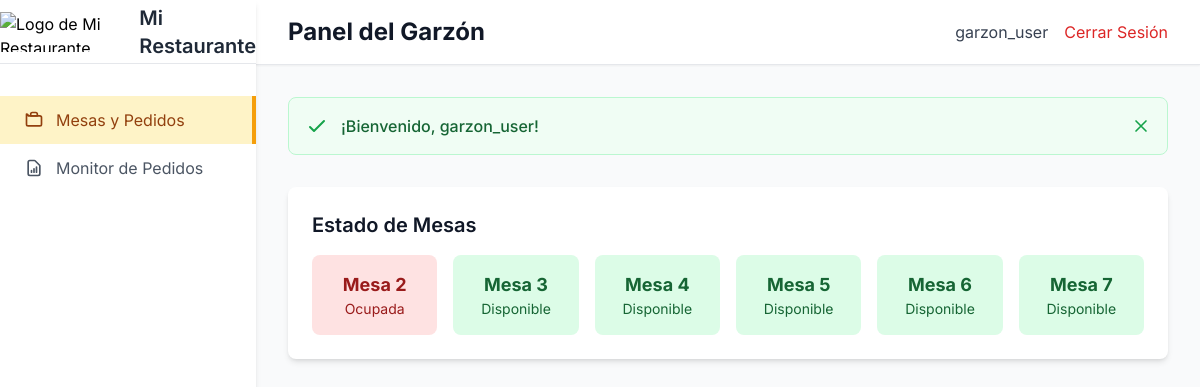
The page /restaurant/waiter-dashboard/ (signed in) on the database as committed earlier.
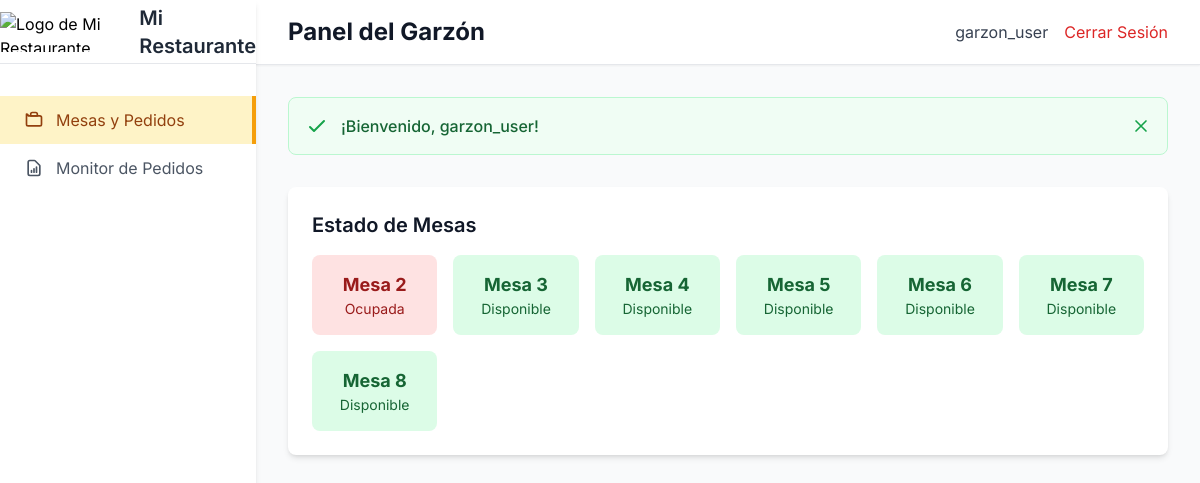
The same page on the database as committed later.
### restaurant/models.py (models this page shows, shortened)
class Table(models.Model):
    number = models.IntegerField(unique=True)
    capacity = models.IntegerField()

### restaurant/views.py (the view)
# urls.py: path('waiter-dashboard/', views.waiter_dashboard, name='waiter_dashboard'),
@login_required
@user_passes_test(lambda u: u.groups.filter(name='Garzón').exists())
def waiter_dashboard(request):
    import json
    from django.utils import timezone
    menu_items = MenuItem.objects.filter(available=True)
    categories = menu_items.values_list('category', flat=True).distinct()
    relevant_orders = Order.objects.filter(status__in=['pending', 'preparing', 'ready', 'served'])
    active_orders = relevant_orders.exclude(status='served').select_related('table').prefetch_related('orderitem_set__menu_item').order_by('created_at')
    served_orders = Order.objects.filter(status='served').order_by('-created_at')
    order_prefetch = Prefetch('order_set', queryset=relevant_orders.order_by('created_at'), to_attr='relevant_orders')
    tables = Table.objects.prefetch_related(order_prefetch).all()
    for table in tables:
        table.is_available = not relevant_orders.filter(table=table).exists()
        table.current_order = relevant_orders.filter(table=table).first() if not table.is_available else None
    user_role = request.user.groups.first().name if request.user.groups.exists() else None
    menu_items_json = json.dumps([{'id': item.id, 'name': item.name, 'price': float(item.price)} for item in menu_items])
    return render(request, 'restaurant/waiter_dashboard.html', {
        'tables': tables,
        'active_orders': active_orders,
        'served_orders': served_orders,
        'menu_items': menu_items,
        'categories': categories,
        'menu_items_json': menu_items_json,
        'user_role': user_role,
    })

### restaurant/models.py (called while the page is built)
    @property
    def status_class(self):
        return {
            'pending': 'bg-gray-100 text-gray-800',
            'preparing': 'bg-yellow-100 text-yellow-800',
            'ready': 'bg-green-100 text-green-800',
            'served': 'bg-blue-100 text-blue-800',
            'paid': 'bg-indigo-100 text-indigo-800',
            'cancelled': 'bg-red-100 text-red-800',
        }.get(self.status, 'bg-gray-100 text-gray-800')

### restaurant/templates/restaurant/waiter_dashboard.html (shortened to what the changed rows need)
<!DOCTYPE html>
<html lang="es">
<head>
    {% load static %}
    <script src="https://cdn.tailwindcss.com"></script>
    <link rel="stylesheet" href="{% static 'restaurant/css/components.css' %}">
</head>
<body class="bg-gray-50">
    <div class="lg:ml-64 bg-gray-50 min-h-screen">
        <div class="bg-white shadow-sm border-b border-gray-200 px-8 py-4 flex justify-between items-center">
            <div class="flex items-center">
                <h1 class="text-2xl font-bold text-gray-900">Panel del Garzón</h1>
            </div>
        </div>
        <div class="p-8">
            <div id="dashboard" class="content-section">
{% load static %}
                <div id="tables-view" class="bg-white rounded-lg shadow-md p-6 ">
                    <h2 class="text-xl font-semibold text-gray-900 mb-4">Estado de Mesas</h2>
                    <div class="grid grid-cols-1 sm:grid-cols-3 md:grid-cols-4 lg:grid-cols-6 gap-4">
                        {% for table in tables %}
                        <div class="table-status p-4 rounded-lg text-center cursor-pointer {% if table.is_available %}bg-green-100 text-green-800{% else %}bg-red-100 text-red-800{% endif %}" data-table-id="{{ table.id }}" {% if not table.is_available and table.current_order %}data-order-id="{{ table.current_order.id }}"{% endif %} onclick="handleTableClick(this)">
                            <p class="font-bold text-lg">Mesa {{ table.number }}</p>
                            <p class="text-sm">{% if table.is_available %}Disponible{% else %}Ocupada{% endif %}</p>
                        </div>
                        {% empty %}
                        <p class="text-gray-500 col-span-full">No hay mesas configuradas.</p>
                        {% endfor %}
                    </div>
                </div>
            </div>
        </div>
    </div>
</body>
</html>

Rows that differ between the two databases and show on the page:
added Table: number "8", shows "Disponible"
